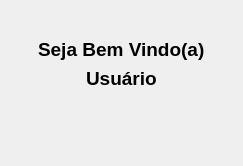
            <widget class="QWidget" name="pg_home">
             <property name="accessibleDescription">
              <string>Página Principal</string>
             </property>
             <layout class="QVBoxLayout" name="verticalLayout_5">
              <item alignment="Qt::AlignHCenter|Qt::AlignVCenter">
               <widget class="QFrame" name="frame_8">
                <property name="sizePolicy">
                 <sizepolicy hsizetype="Expanding" vsizetype="Expanding">
                  <horstretch>0</horstretch>
                  <verstretch>0</verstretch>
                 </sizepolicy>
                </property>
                <property name="styleSheet">
                 <string notr="true">QFrame{
	background-color: transparent;
	border: 0px;
}</string>
                </property>
                <property name="frameShape">
                 <enum>QFrame::StyledPanel</enum>
                </property>
                <property name="frameShadow">
                 <enum>QFrame::Raised</enum>
                </property>
                <layout class="QHBoxLayout" name="horizontalLayout_15">
                 <item>
                  <widget class="QFrame" name="frame_21">
                   <property name="sizePolicy">
                    <sizepolicy hsizetype="Expanding" vsizetype="Expanding">
                     <horstretch>0</horstretch>
                     <verstretch>0</verstretch>
                    </sizepolicy>
                   </property>
                   <property name="styleSheet">
                    <string notr="true">QFrame{
	background-color: transparent;
	border: 0px;
}</string>
                   </property>
                   <property name="frameShape">
                    <enum>QFrame::StyledPanel</enum>
                   </property>
                   <property name="frameShadow">
                    <enum>QFrame::Raised</enum>
                   </property>
                   <layout class="QVBoxLayout" name="verticalLayout_15">
                    <item>
                     <widget class="QFrame" name="frame_22">
                      <property name="styleSheet">
                       <string notr="true">QFrame{
	background-color: transparent;
	border: 0px;
}</string>
                      </property>
                      <property name="frameShape">
                       <enum>QFrame::StyledPanel</enum>
                      </property>
                      <property name="frameShadow">
                       <enum>QFrame::Raised</enum>
                      </property>
                      <layout class="QVBoxLayout" name="verticalLayout_22">
                       <item alignment="Qt::AlignHCenter">
                        <widget class="QLabel" name="label_12">
                         <property name="styleSheet">
                          <string notr="true">QLabel {
	font-family: Arial, sans-serif;
	background-color: transparent;
	font-size: 14pt;
	color: black;
	border: 0px;
	font-weight:600;
}</string>
                         </property>
                         <property name="text">
                          <string>&lt;html&gt;&lt;head/&gt;&lt;body&gt;&lt;p&gt;&lt;span style=&quot; color:#000000;&quot;&gt;Seja Bem Vindo(a)&lt;/span&gt;&lt;/p&gt;&lt;/body&gt;&lt;/html&gt;</string>
                         </property>
                        </widget>
                       </item>
                       <item alignment="Qt::AlignHCenter">
                        <widget class="QLabel" name="txt_nome_perfil_home">
                         <property name="styleSheet">
                          <string notr="true">QLabel {
	font-family: Arial, sans-serif;
	background-color: transparent;
	font-size: 14pt;
	color: black;
	border: 0px;
	font-weight:600;
}</string>
                         </property>
                         <property name="text">
                          <string>&lt;html&gt;&lt;head/&gt;&lt;body&gt;&lt;p&gt;&lt;span style=&quot; font-size:14pt; color:#000000;&quot;&gt;Usuário&lt;/span&gt;&lt;/p&gt;&lt;/body&gt;&lt;/html&gt;</string>
                         </property>
                        </widget>
                       </item>
                      </layout>
                     </widget>
                    </item>
                    <item>
                     <widget class="QFrame" name="frame_23">
                      <property name="sizePolicy">
                       <sizepolicy hsizetype="Expanding" vsizetype="Expanding">
                        <horstretch>0</horstretch>
                        <verstretch>0</verstretch>
                       </sizepolicy>
                      </property>
                      <property name="styleSheet">
                       <string notr="true">QFrame{
	background-color: transparent;
	border: 0px;
}</string>
                      </property>
                      <property name="frameShape">
                       <enum>QFrame::StyledPanel</enum>
                      </property>
                      <property name="frameShadow">
                       <enum>QFrame::Raised</enum>
                      </property>
                      <layout class="QHBoxLayout" name="horizontalLayout_14">
                       <item alignment="Qt::AlignHCenter">
                        <widget class="QLabel" name="label_4">
                         <property name="sizePolicy">
                          <sizepolicy hsizetype="Expanding" vsizetype="Expanding">
                           <horstretch>0</horstretch>
                           <verstretch>0</verstretch>
                          </sizepolicy>
                         </property>
                         <property name="styleSheet">
                          <string notr="true">QLabel{
	background-color: transparent;
	border: 0px;
}</string>
                         </property>
                         <property name="text">
                          <string/>
                         </property>
                         <property name="pixmap">
                          <pixmap resource="icons.qrc">:/icons/icons/cobra.png</pixmap>
                         </property>
                        </widget>
                       </item>
                      </layout>
                     </widget>
                    </item>
                   </layout>
                  </widget>
                 </item>
                </layout>
               </widget>
              </item>
             </layout>
            </widget>
